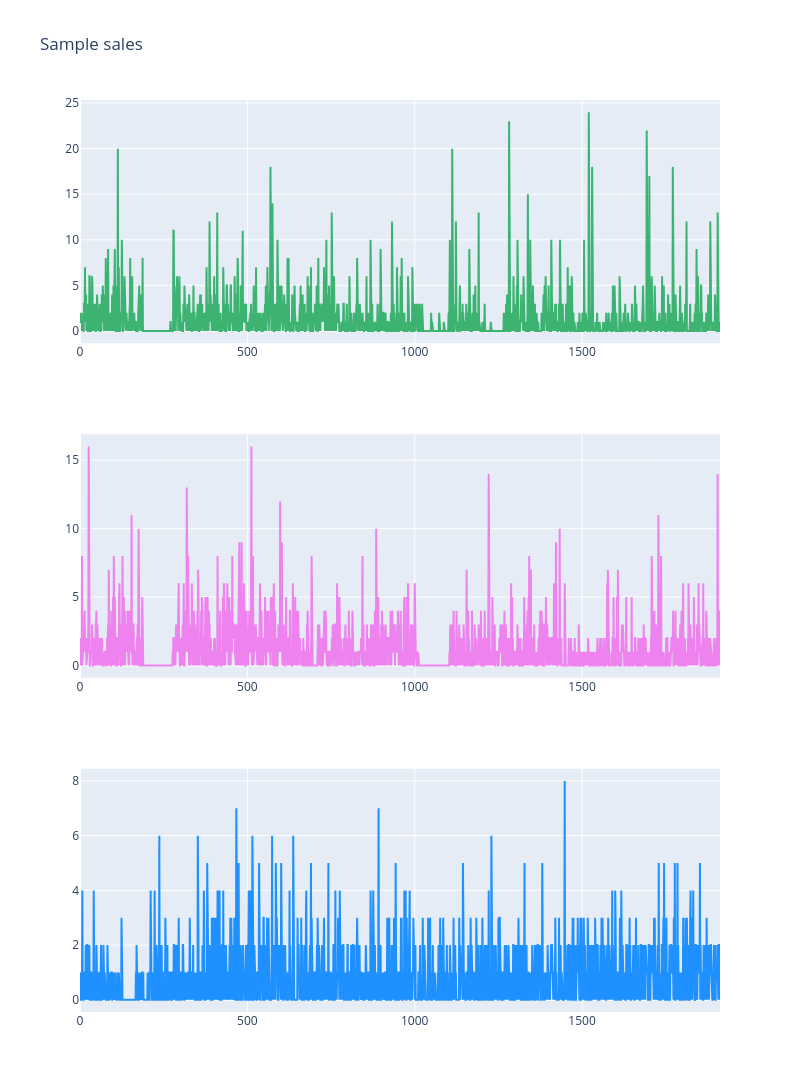

Here is the notebook cell this chart was saved with:
### Code cell
ids = sorted(list(set(sales_train_val['id'])))
d_cols = [c for c in sales_train_val.columns if 'd_' in c]
x_1 = sales_train_val.loc[sales_train_val['id'] == ids[2]].set_index('id')[d_cols].values[0]
x_2 = sales_train_val.loc[sales_train_val['id'] == ids[1]].set_index('id')[d_cols].values[0]
x_3 = sales_train_val.loc[sales_train_val['id'] == ids[17]].set_index('id')[d_cols].values[0]

fig = make_subplots(rows=3, cols=1)

fig.add_trace(go.Scatter(x=np.arange(len(x_1)), y=x_1, showlegend=False,
                    mode='lines', name="First sample",
                         marker=dict(color="mediumseagreen")),
             row=1, col=1)

fig.add_trace(go.Scatter(x=np.arange(len(x_2)), y=x_2, showlegend=False,
                    mode='lines', name="Second sample",
                         marker=dict(color="violet")),
             row=2, col=1)

fig.add_trace(go.Scatter(x=np.arange(len(x_3)), y=x_3, showlegend=False,
                    mode='lines', name="Third sample",
                         marker=dict(color="dodgerblue")),
             row=3, col=1)

fig.update_layout(height=1200, width=800, title_text="Sample sales")
fig.show()

### Figure 1 — Plotly figure (JSON) as saved in the notebook; plotly's stock layout.template omitted (floating-point values rounded to 4 significant figures; data arrays with more than 128 entries replaced by an {"elided": "..."} marker saying what was removed)
{"data": [{"marker": {"color": "mediumseagreen"}, "mode": "lines", "name": "First sample", "showlegend": false, "type": "scatter", "x": {"elided": "1913 int values"}, "xaxis": "x", "y": {"elided": "1913 int values"}, "yaxis": "y"}, {"marker": {"color": "violet"}, "mode": "lines", "name": "Second sample", "showlegend": false, "type": "scatter", "x": {"elided": "1913 int values"}, "xaxis": "x2", "y": {"elided": "1913 int values"}, "yaxis": "y2"}, {"marker": {"color": "dodgerblue"}, "mode": "lines", "name": "Third sample", "showlegend": false, "type": "scatter", "x": {"elided": "1913 int values"}, "xaxis": "x3", "y": {"elided": "1913 int values"}, "yaxis": "y3"}], "layout": {"height": 1200, "title": {"text": "Sample sales"}, "width": 800, "xaxis": {"anchor": "y", "domain": [0, 1]}, "xaxis2": {"anchor": "y2", "domain": [0, 1]}, "xaxis3": {"anchor": "y3", "domain": [0, 1]}, "yaxis": {"anchor": "x", "domain": [0.7333, 1]}, "yaxis2": {"anchor": "x2", "domain": [0.3667, 0.6333]}, "yaxis3": {"anchor": "x3", "domain": [0, 0.2667]}}}
